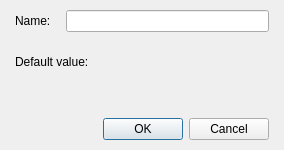
<?xml version="1.0" encoding="UTF-8"?>
<ui version="4.0">
 <class>DialogSystemCreateParameter</class>
 <widget class="QDialog" name="DialogSystemCreateParameter">
  <property name="geometry">
   <rect>
    <x>0</x>
    <y>0</y>
    <width>284</width>
    <height>150</height>
   </rect>
  </property>
  <property name="windowTitle">
   <string>Parameter...</string>
  </property>
  <layout class="QGridLayout" name="gridLayout">
   <property name="leftMargin">
    <number>15</number>
   </property>
   <property name="topMargin">
    <number>10</number>
   </property>
   <property name="rightMargin">
    <number>15</number>
   </property>
   <property name="bottomMargin">
    <number>10</number>
   </property>
   <item row="0" column="0">
    <layout class="QVBoxLayout" name="verticalLayout_2">
     <property name="spacing">
      <number>15</number>
     </property>
     <item>
      <layout class="QHBoxLayout" name="horizontalLayout">
       <item>
        <widget class="QLabel" name="labelName">
         <property name="text">
          <string>Name:</string>
         </property>
        </widget>
       </item>
       <item>
        <widget class="QLineEdit" name="lineEditName"/>
       </item>
      </layout>
     </item>
     <item>
      <layout class="QVBoxLayout" name="verticalLayout">
       <property name="spacing">
        <number>0</number>
       </property>
       <item>
        <widget class="QLabel" name="labelDefaultValue">
         <property name="text">
          <string>Default value:</string>
         </property>
        </widget>
       </item>
       <item>
        <widget class="PanelPrimitiveValue" name="widgetDefaultValue" native="true">
         <property name="minimumSize">
          <size>
           <width>250</width>
           <height>27</height>
          </size>
         </property>
         <property name="maximumSize">
          <size>
           <width>250</width>
           <height>27</height>
          </size>
         </property>
        </widget>
       </item>
      </layout>
     </item>
     <item>
      <widget class="QDialogButtonBox" name="buttonBox">
       <property name="orientation">
        <enum>Qt::Horizontal</enum>
       </property>
       <property name="standardButtons">
        <set>QDialogButtonBox::Cancel|QDialogButtonBox::Ok</set>
       </property>
      </widget>
     </item>
    </layout>
   </item>
  </layout>
 </widget>
 <customwidgets>
  <customwidget>
   <class>PanelPrimitiveValue</class>
   <extends>QWidget</extends>
   <header>panelprimitivevalue.h</header>
   <container>1</container>
  </customwidget>
 </customwidgets>
 <resources/>
 <connections>
  <connection>
   <sender>buttonBox</sender>
   <signal>accepted()</signal>
   <receiver>DialogSystemCreateParameter</receiver>
   <slot>accept()</slot>
   <hints>
    <hint type="sourcelabel">
     <x>248</x>
     <y>254</y>
    </hint>
    <hint type="destinationlabel">
     <x>157</x>
     <y>274</y>
    </hint>
   </hints>
  </connection>
  <connection>
   <sender>buttonBox</sender>
   <signal>rejected()</signal>
   <receiver>DialogSystemCreateParameter</receiver>
   <slot>reject()</slot>
   <hints>
    <hint type="sourcelabel">
     <x>316</x>
     <y>260</y>
    </hint>
    <hint type="destinationlabel">
     <x>286</x>
     <y>274</y>
    </hint>
   </hints>
  </connection>
 </connections>
</ui>
